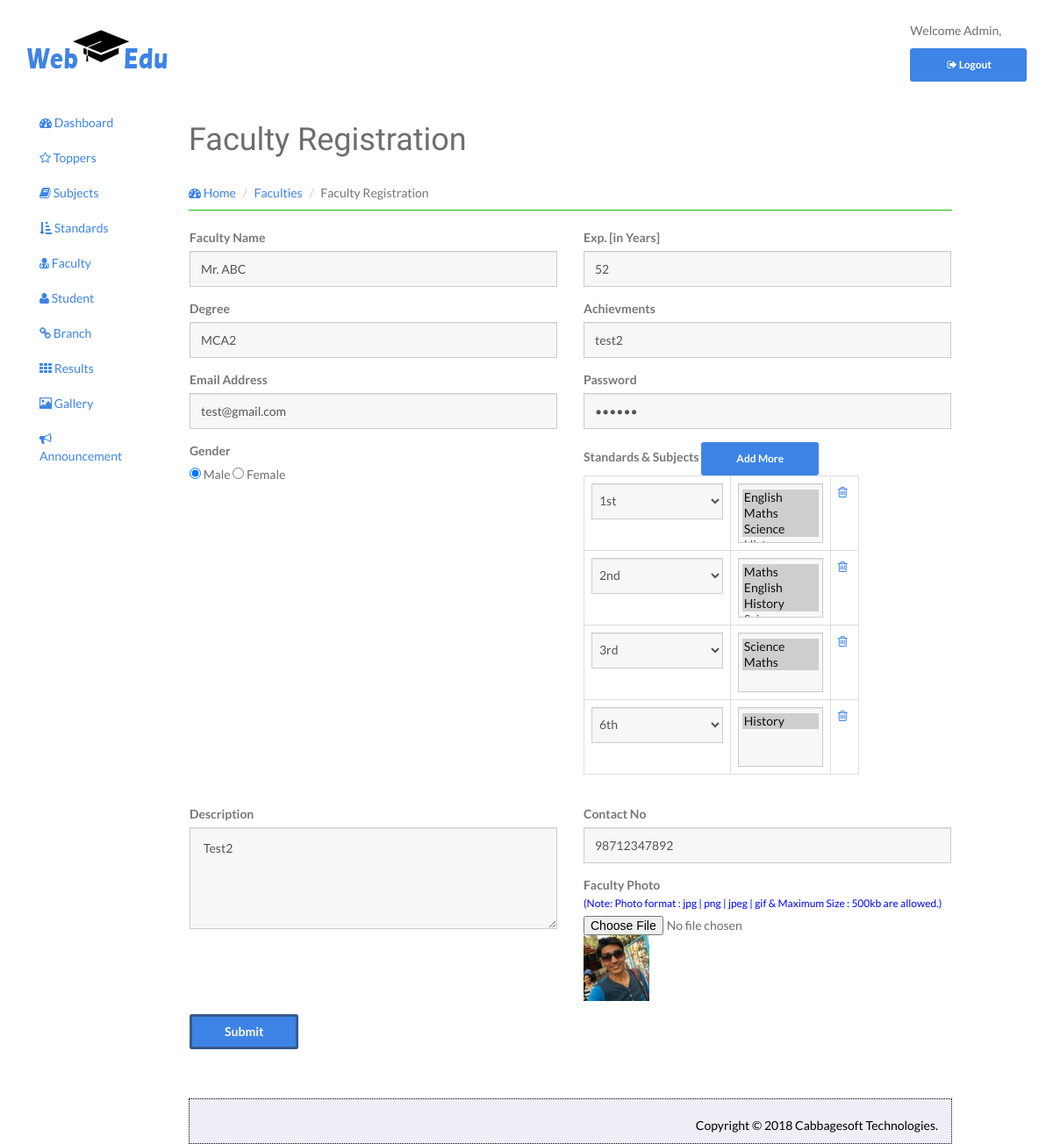
The app's page /admin/index.php/Faculty_Controller/EditFaculty/9, older data.
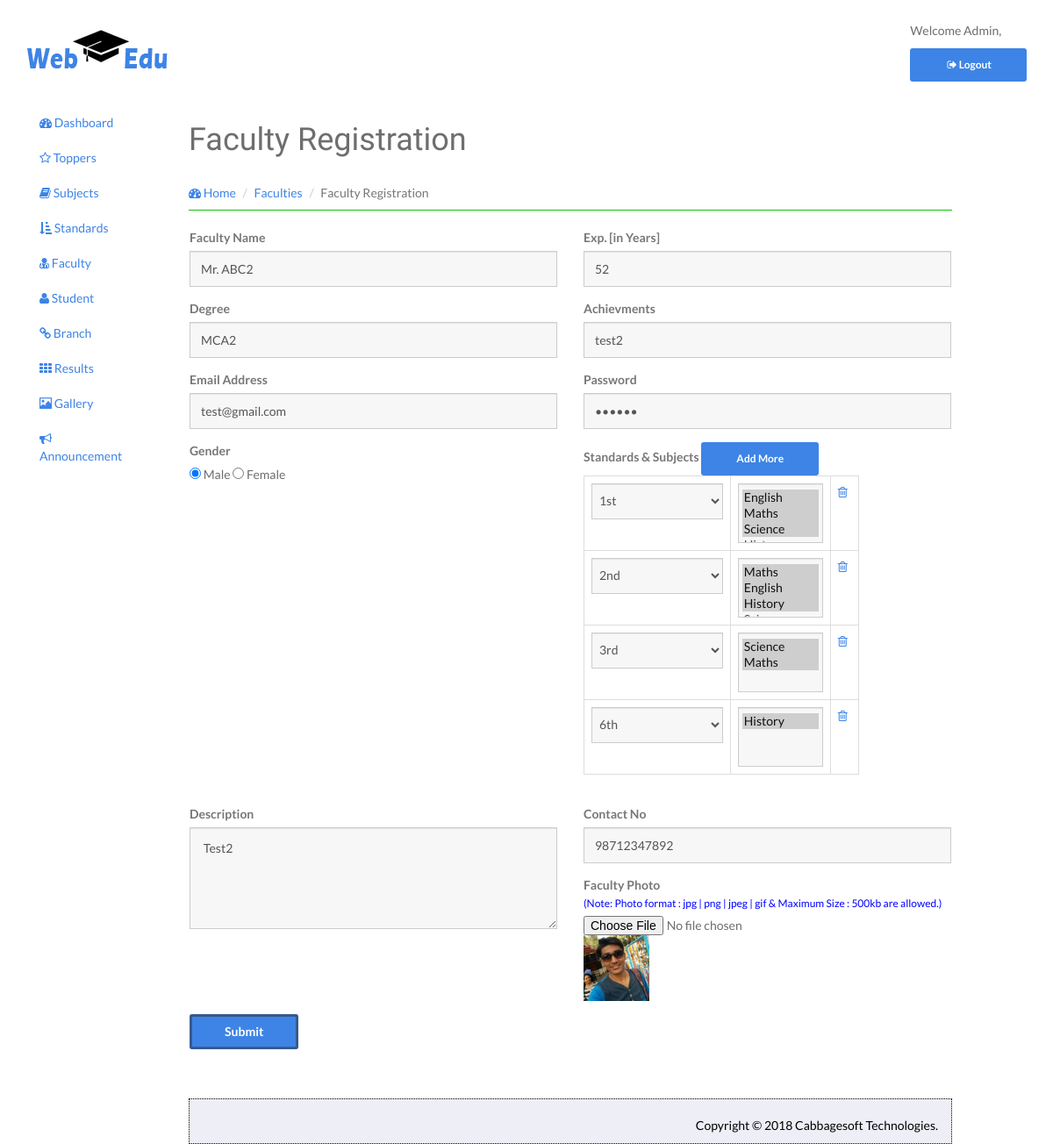
The same page, newer data.
### tables this page shows
CREATE TABLE `faculty_mst` (
  `faculty_id` int(11) NOT NULL,
  `faculty_name` varchar(250) NOT NULL,
  `experience` varchar(250) NOT NULL,
  `degree` varchar(250) NOT NULL,
  `achievment` varchar(250) NOT NULL,
  `description` longtext NOT NULL,
  `email` varchar(250) NOT NULL,
  `password` varchar(250) NOT NULL,
  `photo` varchar(200) NOT NULL,
  `contact_no` varchar(50) NOT NULL,
  `gender` varchar(50) NOT NULL,
  `active` bit(1) NOT NULL
);

CREATE TABLE `faculty_std_sub` (
  `faculty_std_sub_id` int(11) NOT NULL,
  `faculty_id` int(11) NOT NULL,
  `standard_id` int(11) NOT NULL,
  `subjects` varchar(250) NOT NULL
);

CREATE TABLE `subject_mst` (
  `sub_id` int(11) NOT NULL,
  `sub_name` varchar(100) NOT NULL,
  `standard_id` int(11) NOT NULL
);

### admin/application/controllers/Faculty_Controller.php (called while the page is built, shortened)
<?php
class Faculty_Controller extends CI_Controller {
    function __construct() {
        $this->load->model('Faculty_Model');
    }
    public function EditFaculty($id) {
        $result['FacultyDetails'] = $this->Faculty_Model->EditFaculty($id);
        $result['AllStandards'] = $this->Faculty_Model->FetchAllStandards();
        foreach($result['FacultyDetails'] as $faculty) {
            $result['s_'.$faculty->faculty_id] = $this->Faculty_Model->FacultyWiseSubjects($faculty->faculty_id);
            foreach ($result['s_'.$faculty->faculty_id] as $standard) {
                $result['sub_'.$standard->standard_id] = $this->Faculty_Model->FetchAllSubjects($standard->standard_id);
            }
        }
        $this->load->view('AddFaculty', $result);
    }
}

### admin/index.php (called while the page is built, shortened)
<?php
require_once BASEPATH.'core/CodeIgniter.php';

### admin/application/models/Faculty_Model.php (called while the page is built, shortened)
<?php
class Faculty_Model extends CI_Model {
    public function FetchAllStandards() {
        $this->db->select('*');
        $result = $this->db->get('standard_mst');
        return $result->result();
    }
     public function FetchAllSubjects($id) {
        $this->db->select('*');
        $this->db->where('standard_id',$id);
        $result = $this->db->get('subject_mst');
        return $result->result();
    }
    public function FacultyWiseSubjects($id) {
        $this->db->select('*');
        $this->db->join('standard_mst s','f.standard_id = s.standard_id');
        $this->db->where('faculty_id',$id);
        $q = $this->db->get('faculty_std_sub f');
        return $q->result();
    }
     public function EditFaculty($id) {
        $this->db->where('faculty_id',$id);
        $this->db->select('*');
        $result = $this->db->get('faculty_mst');
        return $result->result();
    }
}
?>

### admin/application/views/AddFaculty.php (the view, shortened to what the changed rows need)
<!DOCTYPE html>
<html>
    <head>
    </head>
    <body>
    <div id="wrapper">
        <div class="container col-sm-9">
        <div id="page-wrapper">
            <div class="row">
                <div class="col-lg-12">
                    <div class="page-header">
                        <h1 class="heading">Faculty Registration</h1>
                      </div>
                </div>
            </div>
            <div class="row">
                <div class="col-lg-12">
                    <div class="panel panel-default">
                        <?php
                        if(isset($FacultyDetails)){
                            $insert='updateFaculty';
                            foreach ($FacultyDetails as $value) {
                                $row=$value;
                                $faculties = 's_'.$value->faculty_id;
                            }
                        }else{
                            $insert='InsertFaculty';
                        }
                        ?>
                        <div class="panel-body">
                            <div class="row">
                               <form role="form" enctype="multipart/form-data" method="post" action="<?php echo base_url("index.php/Faculty_Controller/$insert")?>">
                                        <div class="col-md-6 form-group">
                                            <label>Faculty Name</label>
                                            <input class="form-input form-control" placeholder="Faculty Name" name="FName" value="<?php if(isset($row)){echo $row->faculty_name;}?>" required>
                                        </div>
                                        <div class="col-md-6 form-group">
                                            <label>Exp. [in Years]</label>
                                            <input class="form-input form-control" placeholder="Exp" name="Exp" value="<?php if(isset($row)){echo $row->experience;}?>" required>
                                        </div>
                                        <div class="col-md-6 form-group">
                                            <label>Degree</label>
                                            <input class="form-input form-control" placeholder="Degree" name="Degree" value="<?php if(isset($row)){echo $row->degree;}?>" required>
                                        </div>
                                        <div class="col-md-6 form-group">
                                            <label>Achievments</label>
                                            <input class="form-input form-control" placeholder="Achievments" name="Achievments" value="<?php if(isset($row)){echo $row->achievment;}?>" required>
                                        </div>
                                        <div class="col-md-6 form-group" style="<?php if(isset($Fetchupdate)){ echo "margin-top:-72px;"; }?>">
                                            <label>Email Address</label>
                                            <input type="email" class="form-input form-control" required placeholder="Email" name="Email" value="<?php if(isset($row)){echo $row->email;}?>">
                                        </div>
                                        <div class="col-md-6 form-group">
                                            <label>Password</label>
                                            <input type="password" class="form-input form-control" placeholder="Password" name="Password" value="<?php if(isset($row)){echo $row->password;}?>" required>
                                        </div>
                                    <div class="col-md-6 form-group">
                                            <label>Gender</label> <br><input type="radio" name="gender" value="Male" <?php if(isset($row)){ if($row->gender=='Male'){echo "checked";}}?> > Male
                                            <input type="radio" name="gender" value="Female" <?php if(isset($row)){ if($row->gender=='Female'){echo "checked";}}?>> Female
                                        </div>
                                        <div class="col-md-6 form-group">
                                            <table class="table table-bordered table-hover" style="width:75%" id="tab_logic">
                                                <tbody>
                                                    <?php if(isset($FacultyDetails)) {
                                                        $i = 0;
                                                        foreach ($$faculties as $faculty) {
                                                            $subjects = 'sub_'.$faculty->standard_id;
                                                        ?>
                                                    <tr id='row<?php echo ($i == 0) ? "" : $i; ?>'>
                                                        <td>
                                                            <select class="form-control standard" name="standard<?=$i?>[]" id="<?=$i?>">
                                                               <?php foreach($AllStandards as $standard) { ?>
                                                               <option value="<?php echo $standard->standard_id ?>" <?php echo($standard->standard_id == $faculty->standard_id) ? "selected" : "" ; ?>>
                                                                    <?php echo $standard->standard; ?>
                                                                </option>
                                                               <?php } ?>
                                                            </select>
                                                        </td>
                                                        <td>
                                                            <select class="form-control subject" name="subject<?=$i?>[]" multiple="multiple" id="subject0" size="3">
                                                                <?php if(isset($FacultyDetails)) {
                                                                    $subject_selected = explode(",",$faculty->subjects);
                                                                    foreach($$subjects as $subject) {
                                                                ?>
                                                                <option value="<?php echo $subject->sub_name; ?>" <?php if(in_array($subject->sub_name, $subject_selected)) : echo "selected"; endif; ?>>
                                                                    <?php echo $subject->sub_name; ?>
                                                                    </option>
                                                                <?php } } else { ?>
                                                                <option>Select Standard First</option>
                                                                <?php } ?>
                                                            </select>
                                                        </td>
                                                        <td>
                                                            <a href="#" onclick="deleteRow('<?php echo $i; ?>')" data-toggle="tooltip" data-placement="top" name="action[]" title="Delete">
                                                                <i class="fa fa-trash-o delete"></i>
                                                            </a>
                                                        </td>
                                                    </tr>
                                                    <?php $i++; } } ?>
                                                </tbody>
                                            </table>
                                        </div>
                                        <div class="col-md-6 form-group">
                                            <label>Description</label>
                                            <textarea class="form-input form-control" placeholder="Description" rows="3" name="Description"  required> <?php if(isset($row)){ $des =trim($row->description); echo $des ;}?></textarea>
                                        </div>
                                   <?php if(!isset($Fetchupdate)){?>
                                   <div class="col-md-6 form-group">
                                            <label>Contact No</label>
                                            <input class="form-input form-control" placeholder="Contact No" name="Cno" value="<?php if(isset($row)){echo $row->contact_no;}?>" required>
                                        </div>
                                   <?php }?>
                                       <div class="col-md-6 form-group">
                                            <label>Faculty Photo<br> <span style="color:blue;font-size:12px;font-weight: normal;">(Note: Photo format : jpg | png | jpeg | gif & Maximum Size : 500kb are allowed.)</span></label>
                                            <input type="file" class="form-input" name="ImageUpload" accept="image/*" >
                                            <?php if(isset($row)){?> <img src="<?php echo base_url("panel/img/Faculty/$row->photo"); ?>" width="75px" height="75px"> <?php }?>
                                        </div>
                                    </form>
                    </div>
                </div>
        </div>
    </div>
</div></div>
    </body>
    </html>

Row changes from the older to the newer data that the page shows:
changed faculty_mst "MCA2": FName "Mr. ABC" → "Mr. ABC2"
